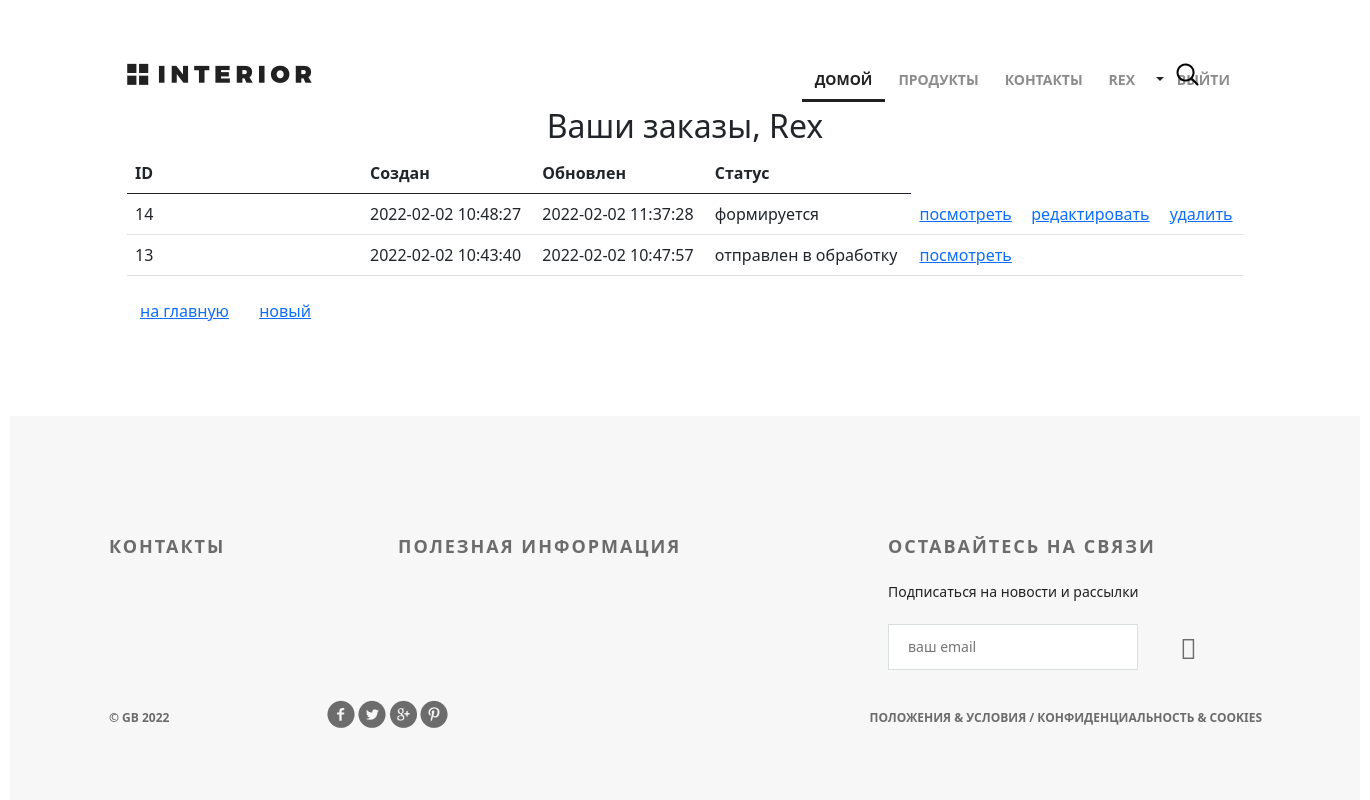
/orders/ (signed in), run on the app's committed database.
### authapp/models.py (models this page shows, shortened)
class ShopUser(AbstractUser):
    avatar = models.ImageField(upload_to='users_avatars', blank=True)
    age = models.PositiveIntegerField(verbose_name='возраст', default=18)
    activation_key = models.CharField(max_length=128, blank=True)
    activation_key_expires = models.DateTimeField(default=(now() + timedelta(hours=48)))

### ordersapp/models.py (models this page shows, shortened)
class Order(models.Model):
    FORMING = 'FM'
    SENT_TO_PROCEED = 'STP'
    PROCEEDED = 'PRD'
    PAID = 'PD'
    READY = 'RDY'
    CANCEL = 'CNC'
    ORDER_STATUS_CHOICES = (
        (FORMING, 'формируется'),
        (SENT_TO_PROCEED, 'отправлен в обработку'),
        (PAID, 'оплачен'),
        (PROCEEDED, 'обрабатывается'),
        (READY, 'готов к выдаче'),
        (CANCEL, 'отменен'),
    )
    user = models.ForeignKey(settings.AUTH_USER_MODEL, on_delete=models.CASCADE)
    created = models.DateTimeField(verbose_name='создан', auto_now_add=True)
    updated = models.DateTimeField(verbose_name='изменен', auto_now=True)
    status = models.CharField(verbose_name='статус', max_length=3, choices=ORDER_STATUS_CHOICES, default=FORMING)
    is_active = models.BooleanField(verbose_name='активен', default=True)
    class Meta:
        ordering = ('-created',)
        verbose_name = 'заказ'
        verbose_name_plural = 'заказы'

### ordersapp/views.py (the view)
# urls.py: path('', ordersapp.OrderList.as_view(), name='orders_list'),
class OrderList(ListView):
    model = Order
    def get_queryset(self):
        return Order.objects.filter(user=self.request.user)

### mainapp/context_processors.py (called while the page is built)
def basket(request):
    print(f'context processor basket works')
    basket = []
    if request.user.is_authenticated:
        basket = Basket.objects.filter(user=request.user)
    return {
        'basket': basket,
    }

### ordersapp/templates/ordersapp/order_list.html
{% extends 'geekshop/base.html' %}
{% load static %}
{% block content %}
    <div class="header clearfix">
        {% include 'geekshop/includes/main_menu.html' %}
        <a href="#" class="basket"></a>
    </div>
    <div class="h2 text-center head">
        Ваши заказы,
        {% if user.first_name %}
            {{ user.first_name|title }}
        {% else %}
            Пользователь
        {% endif %}
    </div>
    <table class="table orders_list">
        <thead>
        <tr>
            <th>ID</th>
            <th>Создан</th>
            <th>Обновлен</th>
            <th>Статус</th>
        </tr>
        </thead>
        <tbody>
        {% for item in object_list %}
            {% if item.is_active %}
                <tr>
                    <td class="td1 orders_list">{{ item.pk }}</td>
                    <td>{{ item.created|date:"Y-m-d H:i:s" }}</td>
                    <td>{{ item.updated|date:"Y-m-d H:i:s" }}</td>
                    <td>{{ item.get_status_display }}</td>
                    <td>
                        <a href="{% url 'ordersapp:order_read' item.pk %}">
                            посмотреть
                        </a>
                    </td>
                    <td>
                        {% if item.status == 'FM' %}
                            <a href="{% url 'ordersapp:order_update' item.pk %}">
                                редактировать
                            </a>
                        {% endif %}
                    </td>
                    <td>
                        {% if item.status == 'FM' %}
                            <a href="{% url 'ordersapp:order_delete' item.pk %}">
                                удалить
                            </a>
                        {% endif %}
                    </td>
                </tr>
            {% endif %}
        {% endfor %}
        </tbody>
    </table>
    <button class="btn btn-default btn-round">
        <a href="{% url 'index' %}">
            на главную
        </a>
    </button>
    <button class="btn btn-default btn-round">
        <a href="{% url 'ordersapp:order_create' %}">
            новый
        </a>
    </button>
{% endblock %}

### geekshop/templates/geekshop/includes/main_menu.html (shortened to what this page needs)
<a href="{% url 'index' %}" class="logo"></a>
<ul class="menu">
    <li><a href="{% url 'index' %}" class="active">домой</a></li>
    <li><a href="{% url 'products:index' %}">продукты</a></li>
    <li><a href="{% url 'contacts' %}">контакты</a></li>
    {% if user.is_authenticated %}
    <li class="dropdown-toggle" id="dropdownMenuButton2" data-bs-toggle="dropdown"
        aria-expanded="false">
        <a href="{% url 'auth:edit' %}">
            {{ user.first_name|default:'Пользователь' }}
        </a>
    </li>
    {% endif %}
    <li>
        {% if user.is_authenticated %}
        <a href="{% url 'auth:logout' %}">выйти</a>
        {% else %}
        <a href="{% url 'auth:login' %}">войти</a>
        {% endif %}
    </li>
</ul>
<a href="#" class="search"></a>

### geekshop/static/geekshop/style.css (style rules this page uses)
* { margin: 0; padding: 0; }
body { font-family: 'Montserrat', sans-serif; }
html, body { height: 100%; }
.logo { background-image: url(img/logo.png); margin-top: 63px; width: 185px; height: 22px; float: left; }
.menu { list-style-type: none; margin-top: 67px; float: right; }
.menu li { float: left; }
.menu a { color: #8c8c8c; font-size: 14px; font-weight: 700; text-align: right; text-transform: uppercase; text-decoration: none; padding: 10px 13px; }
.menu .active { color: #212121; font-weight: 700; border-bottom: 3px solid #212121; }
.search { display: block; width: 23px; height: 23px; background-image: url(img/search.png); position: absolute; top: 63px; left: 1176px; }
.basket { display: block; width: 150px; height: 23px; background-image: url(img/basket.png); position: absolute; top: 60px; left: 1210px; }
.clearfix:after { content: ""; display: block; clear: both; }
table { width: 100%; }
td:first-child { width: 235px; }

### data on the page
ShopUser: first_name "REX", first_name "Rex"
Order: pk "14", created "2022-02-02 10:48:27", updated "2022-02-02 11:37:28", status "формируется", shows "редактировать", shows "удалить"
Order: pk "13", created "2022-02-02 10:43:40", updated "2022-02-02 10:47:57", status "отправлен в обработку"
